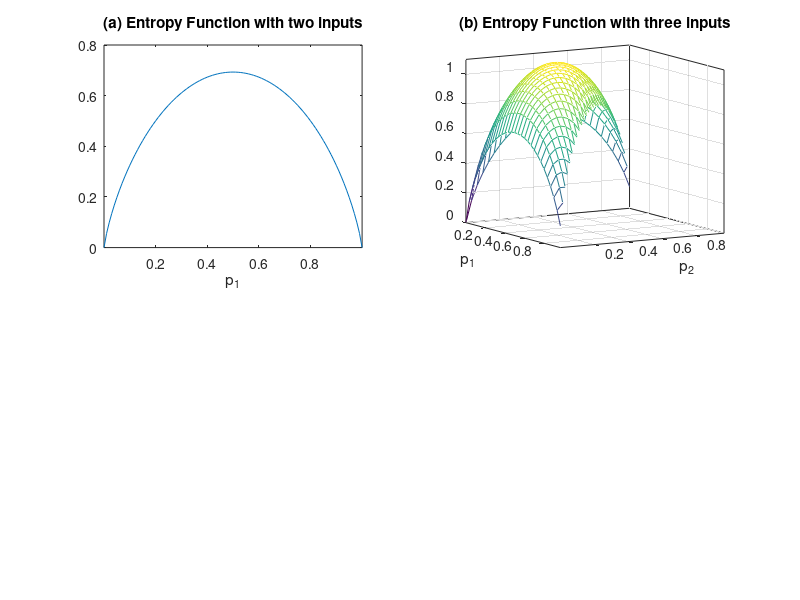

Write MATLAB code to recreate this figure.
pointNum = 101;
x = linspace(eps, 1-eps, pointNum);
y = -x.*log(x)-(1-x).*log(1-x);

subplot(2,2,1); plot(x,y); axis([-inf inf 0 0.8]);
xlabel('p_1'); title('(a) Entropy Function with two inputs'); 

pointNum = 31;
x = linspace(eps, 1-eps, pointNum);
[xx, yy] = meshgrid(x);
ind = find(1-xx-yy < eps);
xx(ind) = nan*ind; yy(ind) = nan*ind;
zz = -xx.*log(xx)-yy.*log(yy)-(1-xx-yy).*log(1-xx-yy);

subplot(2,2,2); mesh(xx, yy, zz);
axis([-inf inf -inf inf 0 1.1]);
xlabel('p_1'); ylabel('p_2'), title('(b) Entropy Function with three inputs'); 
view([60 10]);
set(gca, 'box', 'on');
